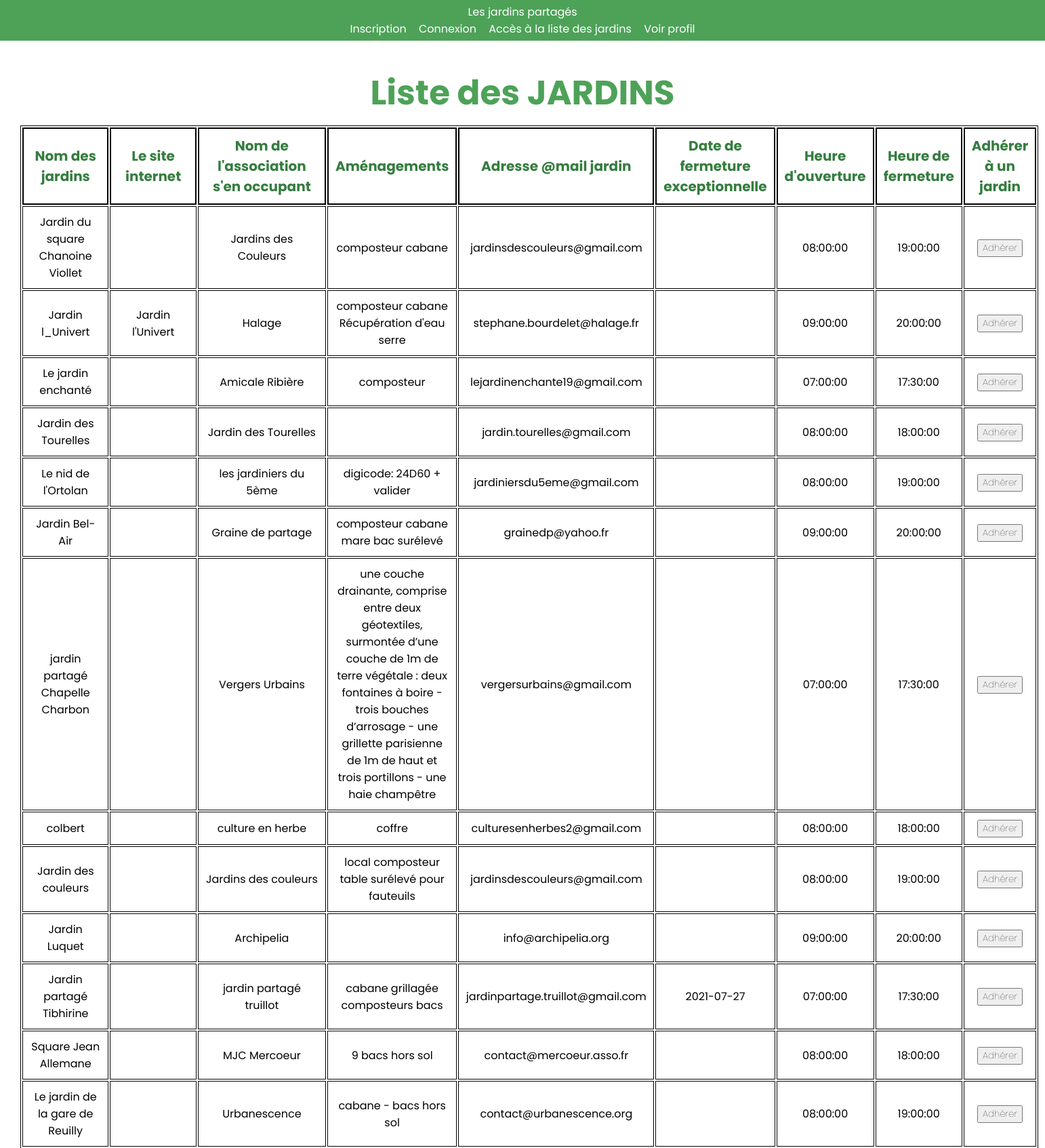
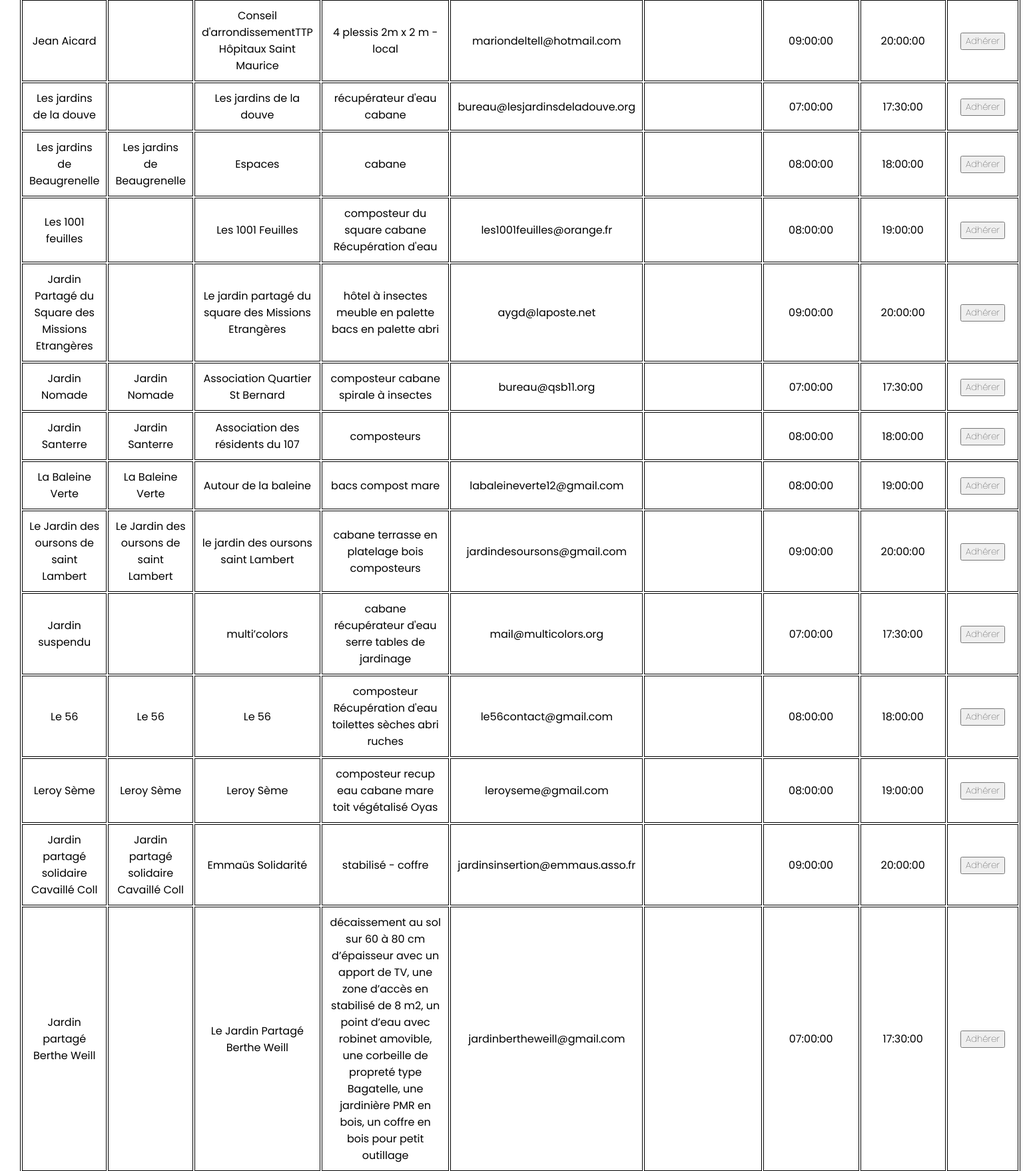
/accueil_adh.php?page=liste (upper part), run on the app's committed database (2 pictures, top to bottom).
### tables this page shows
CREATE TABLE JARDIN(
 id_jardin INT PRIMARY KEY AUTO_INCREMENT,
nom_jardin VARCHAR(100) UNIQUE,
 site_internet VARCHAR(100),
 nom_association VARCHAR(100) NOT NULL,
 amenagement TEXT,
 courriel_jardin TEXT,
 date_fermeture_exceptionnelle DATE,
 heure_ouverture TIME,
 heure_fermeture TIME,
 id_adresse INT NOT NULL,
 FOREIGN KEY(id_adresse) REFERENCES ADRESSE(id_adresse) ON DELETE CASCADE ON UPDATE CASCADE
);

### liste_jardins.php (the view, shortened to what this page needs)
<?php
function formAdhesion($login){
return '<form method="POST" action="adhesion.php">
    <input type=hidden name="id_jardin" value="'.$login.'">
    <input type="submit" name="submit" value="Adhérer" />
    </form>';
}?>
<h1>Liste des JARDINS </h1>
<table>
    <tr>
        <th>Nom des jardins</th>
        <th>Le site internet</th>
        <th>Nom de l'association s'en occupant</th>
        <th>Aménagements</th>
        <th>Adresse @mail jardin</th>
        <th>Date de fermeture exceptionnelle</th>
        <th>Heure d'ouverture</th>
        <th>Heure de fermeture</th>
        <th>Adhérer à un jardin</th>
    </tr>
    <?php
    try {
        $db = connectBD();
        foreach ($db->query('SELECT * from JARDIN') as $ligne) {
            echo '<tr>
                <td>' . $ligne['nom_jardin'] . '</td>
                <td>' . $ligne['site_internet'] . '</td>
                <td>' . $ligne['nom_association'] . '</td>
                <td>' . $ligne['amenagement'] . '</td>
                <td>' . $ligne['courriel_jardin'] . '</td>
                <td>' . $ligne['date_fermeture_exceptionnelle'] . '</td>
                <td>' . $ligne['heure_ouverture'] . '</td>
                <td>' . $ligne['heure_fermeture'] . '</td><td>';
                echo formAdhesion($ligne['id_jardin']);
                echo '</td></tr>';
        }
    } catch (PDOException $e) {
        echo '<div class=erreur> Erreur de connexion à la base de données ! </div>';
        echo  $e->getMessage() . "<br/>";
        die();
    }
    ?>
</table>

### inc/css/style.css (style rules this page uses)
* { margin: 0; font-family: 'Poppins', sans-serif; }
h1 { font-size: 50px; text-align: center; color: #4da258; padding: 10px; flex-direction: column; }
form { text-align: center; }
table { border:1px solid black; position:relative; text-align: center; margin-left: auto; margin-right: auto; }
th { font-size: 20px; color: #357d3f; padding: 10px; border:2px solid black; text-align: center; }
td { border:1px solid rgb(0, 0, 0); text-align: center; padding: 10px; }
input { font-weight: 70; }
body { background-color:#ffffff; font-family:Verdana,Helvetica,Arial,sans-serif; }

### data on the page
jardin: nom_jardin "Jardin du square Chanoine Viollet", nom_association "Jardins des Couleurs", amenagement "composteur cabane", courriel_jardin "jardinsdescouleurs@gmail.com", heure_ouverture "08:00:00", heure_fermeture "19:00:00"
jardin: nom_jardin "Jardin l_Univert", site_internet "Jardin l'Univert", nom_association "Halage", amenagement "composteur cabane Récupération d'eau serre", courriel_jardin "stephane.bourdelet@halage.fr", heure_ouverture "09:00:00", heure_fermeture "20:00:00"
jardin: nom_jardin "Le jardin enchanté", nom_association "Amicale Ribière", amenagement "composteur", courriel_jardin "lejardinenchante19@gmail.com", heure_ouverture "07:00:00", heure_fermeture "17:30:00"
jardin: nom_jardin "Jardin des Tourelles", nom_association "Jardin des Tourelles", courriel_jardin "jardin.tourelles@gmail.com", heure_ouverture "08:00:00", heure_fermeture "18:00:00"
jardin: nom_jardin "Le nid de l'Ortolan", nom_association "les jardiniers du 5ème", amenagement "digicode: 24D60 + valider", courriel_jardin "jardiniersdu5eme@gmail.com", heure_ouverture "08:00:00", heure_fermeture "19:00:00"
jardin: nom_jardin "Jardin Bel-Air", nom_association "Graine de partage", amenagement "composteur cabane mare bac surélevé", courriel_jardin "grainedp@yahoo.fr", heure_ouverture "09:00:00", heure_fermeture "20:00:00"
jardin: nom_jardin "jardin partagé Chapelle Charbon", nom_association "Vergers Urbains", amenagement "une couche drainante, comprise entre deux géotextiles, surmontée d’une couche de 1m de terre végétale : deux fontaines à boire - trois bouches d’arrosage - une grillette parisienne de 1m de haut et trois portillons - une haie champêtre", courriel_jardin "vergersurbains@gmail.com", heure_ouverture "07:00:00", heure_fermeture "17:30:00"
jardin: nom_jardin "colbert", nom_association "culture en herbe", amenagement "coffre", courriel_jardin "culturesenherbes2@gmail.com", heure_ouverture "08:00:00", heure_fermeture "18:00:00"
jardin: nom_jardin "Jardin des couleurs", nom_association "Jardins des couleurs", amenagement "local composteur table surélevé pour fauteuils", courriel_jardin "jardinsdescouleurs@gmail.com", heure_ouverture "08:00:00", heure_fermeture "19:00:00"
jardin: nom_jardin "Jardin Luquet", nom_association "Archipelia", courriel_jardin "info@archipelia.org", heure_ouverture "09:00:00", heure_fermeture "20:00:00"
jardin: nom_jardin "Jardin partagé Tibhirine", nom_association "jardin partagé truillot", amenagement "cabane grillagée composteurs bacs", courriel_jardin "jardinpartage.truillot@gmail.com", date_fermeture_exceptionnelle "2021-07-27", heure_ouverture "07:00:00", heure_fermeture "17:30:00"
jardin: nom_jardin "Square Jean Allemane", nom_association "MJC Mercoeur", amenagement "9 bacs hors sol", courriel_jardin "contact@mercoeur.asso.fr", heure_ouverture "08:00:00", heure_fermeture "18:00:00"
jardin: nom_jardin "Le jardin de la gare de Reuilly", nom_association "Urbanescence", amenagement "cabane - bacs hors sol", courriel_jardin "contact@urbanescence.org", heure_ouverture "08:00:00", heure_fermeture "19:00:00"
jardin: nom_jardin "Jean Aicard", nom_association "Conseil d'arrondissementTTP Hôpitaux Saint Maurice", amenagement "4 plessis 2m x 2 m - local", courriel_jardin "mariondeltell@hotmail.com", heure_ouverture "09:00:00", heure_fermeture "20:00:00"
jardin: nom_jardin "Les jardins de la douve", nom_association "Les jardins de la douve", amenagement "récupérateur d'eau cabane", courriel_jardin "bureau@lesjardinsdeladouve.org", heure_ouverture "07:00:00", heure_fermeture "17:30:00"
jardin: nom_jardin "Les jardins de Beaugrenelle", site_internet "Les jardins de Beaugrenelle", nom_association "Espaces", amenagement "cabane", heure_ouverture "08:00:00", heure_fermeture "18:00:00"
jardin: nom_jardin "Les 1001 feuilles", nom_association "Les 1001 Feuilles", amenagement "composteur du square cabane Récupération d'eau", courriel_jardin "les1001feuilles@orange.fr", heure_ouverture "08:00:00", heure_fermeture "19:00:00"
jardin: nom_jardin "Jardin Partagé du Square des Missions Etrangères", nom_association "Le jardin partagé du square des Missions Etrangères", amenagement "hôtel à insectes meuble en palette bacs en palette abri", courriel_jardin "aygd@laposte.net", heure_ouverture "09:00:00", heure_fermeture "20:00:00"
jardin: nom_jardin "Jardin Nomade", site_internet "Jardin Nomade", nom_association "Association Quartier St Bernard", amenagement "composteur cabane spirale à insectes", courriel_jardin "bureau@qsb11.org", heure_ouverture "07:00:00", heure_fermeture "17:30:00"
jardin: nom_jardin "Jardin Santerre", site_internet "Jardin Santerre", nom_association "Association des résidents du 107", amenagement "composteurs", heure_ouverture "08:00:00", heure_fermeture "18:00:00"
jardin: nom_jardin "La Baleine Verte", site_internet "La Baleine Verte", nom_association "Autour de la baleine", amenagement "bacs compost mare", courriel_jardin "labaleineverte12@gmail.com", heure_ouverture "08:00:00", heure_fermeture "19:00:00"
jardin: nom_jardin "Le Jardin des oursons de saint Lambert", site_internet "Le Jardin des oursons de saint Lambert", nom_association "le jardin des oursons saint Lambert", amenagement "cabane terrasse en platelage bois composteurs", courriel_jardin "jardindesoursons@gmail.com", heure_ouverture "09:00:00", heure_fermeture "20:00:00"
jardin: nom_jardin "Jardin suspendu", nom_association "multi’colors", amenagement "cabane récupérateur d'eau serre tables de jardinage", courriel_jardin "mail@multicolors.org", heure_ouverture "07:00:00", heure_fermeture "17:30:00"
jardin: nom_jardin "Le 56", site_internet "Le 56", nom_association "Le 56", amenagement "composteur Récupération d'eau toilettes sèches abri ruches", courriel_jardin "le56contact@gmail.com", heure_ouverture "08:00:00", heure_fermeture "18:00:00"
jardin: nom_jardin "Leroy Sème", site_internet "Leroy Sème", nom_association "Leroy Sème", amenagement "composteur recup eau cabane mare toit végétalisé Oyas", courriel_jardin "leroyseme@gmail.com", heure_ouverture "08:00:00", heure_fermeture "19:00:00"
jardin: nom_jardin "Jardin partagé solidaire Cavaillé Coll", site_internet "Jardin partagé solidaire Cavaillé Coll", nom_association "Emmaüs Solidarité", amenagement "stabilisé - coffre", courriel_jardin "jardinsinsertion@emmaus.asso.fr", heure_ouverture "09:00:00", heure_fermeture "20:00:00"
jardin: nom_jardin "Jardin partagé Berthe Weill", nom_association "Le Jardin Partagé Berthe Weill", amenagement "décaissement au sol sur 60 à 80 cm d’épaisseur avec un apport de TV, une zone d’accès en stabilisé de 8 m2, un point d’eau avec robinet amovible, une corbeille de propreté type Bagatelle, une jardinière PMR en bois, un coffre en bois pour petit outillage", courriel_jardin "jardinbertheweill@gmail.com", heure_ouverture "07:00:00", heure_fermeture "17:30:00"
